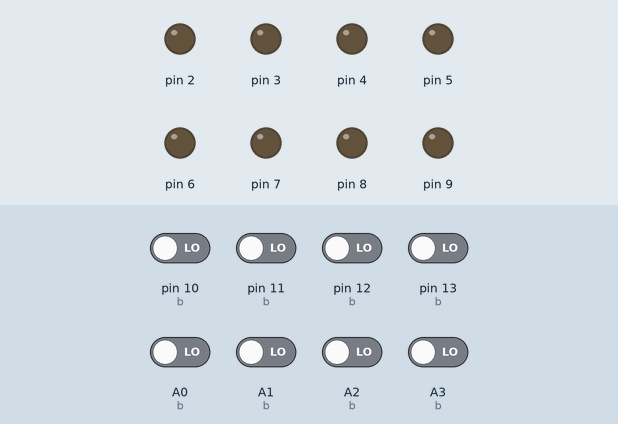
This sketch was run on a simulated Arduino Uno, built with avr-gcc and run on an emulated ATmega328P. Parts: output pins drawn as LEDs (lit = HIGH). The inputs (shaded band) are chosen by the test bench; at power-on: A0 (b), A1 (b), A2 (b), A3 (b), pin 10 (b), pin 11 (b), pin 12 (b), pin 13 (b) LOW.

Above: at 1.2 s.
1.3 s: pin 10 (b) driven HIGH
At 2.0 s:
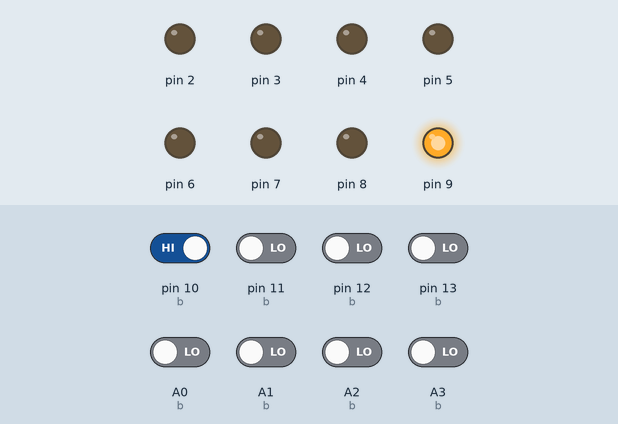
2.8 s: pin 11 (b) driven HIGH
At 3.9 s:
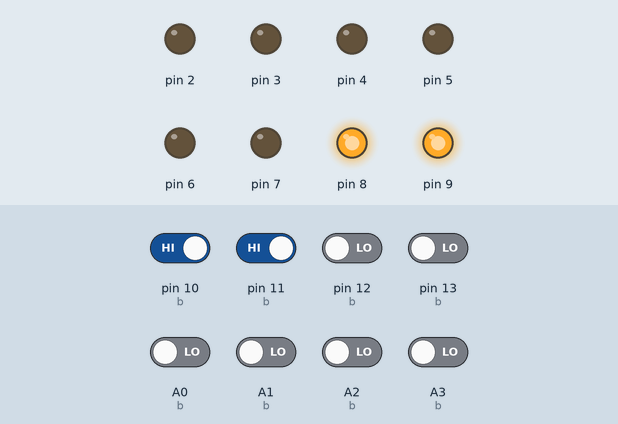
4.3 s: pin 12 (b) driven HIGH
At 5.2 s:
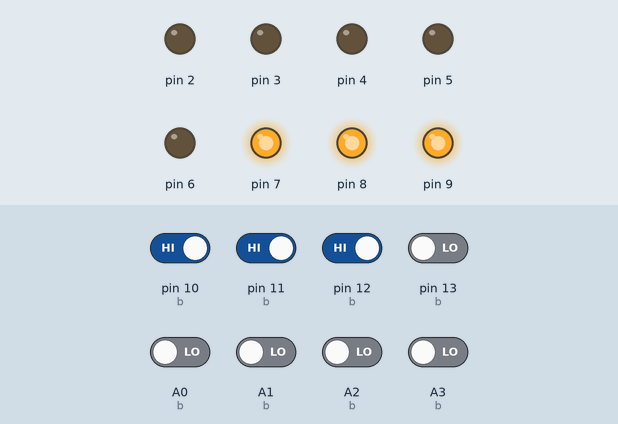
5.8 s: pin 13 (b) driven HIGH
At 6.4 s:
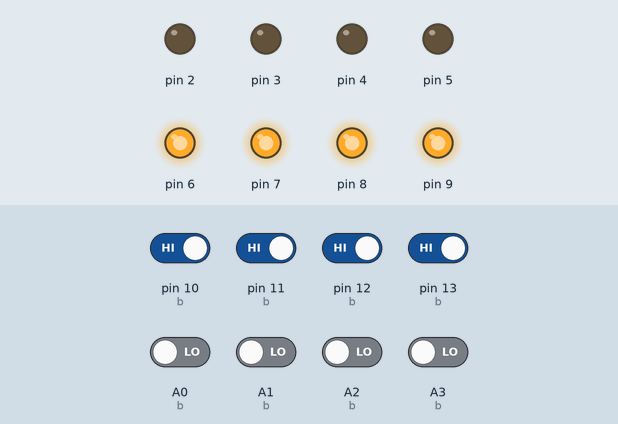
7.3 s: A0 (b) driven HIGH
At 7.7 s:
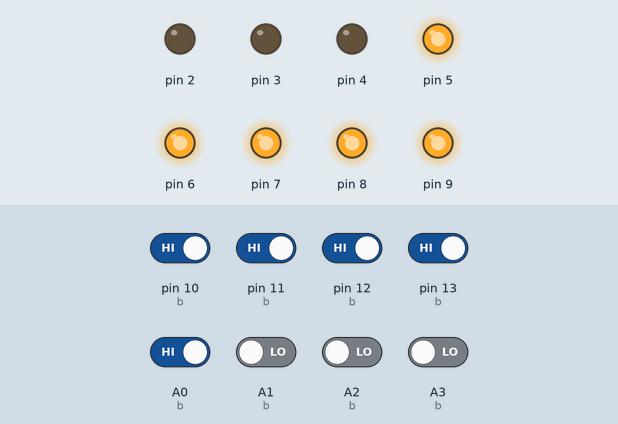
8.8 s: A1 (b) driven HIGH
At 9.6 s:
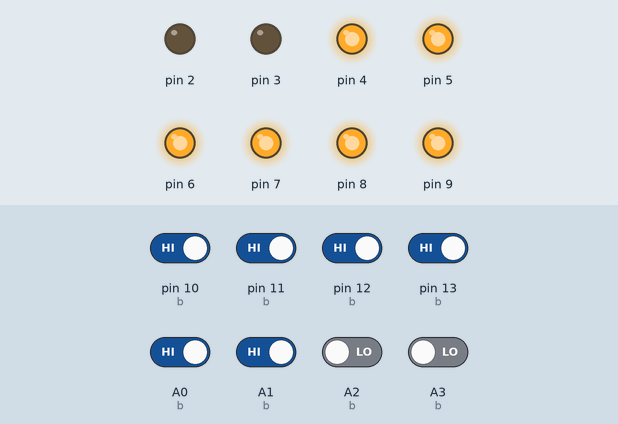
Timing chart, 0 to 11.3 s (numbered marks = the images above; inputs shaded):
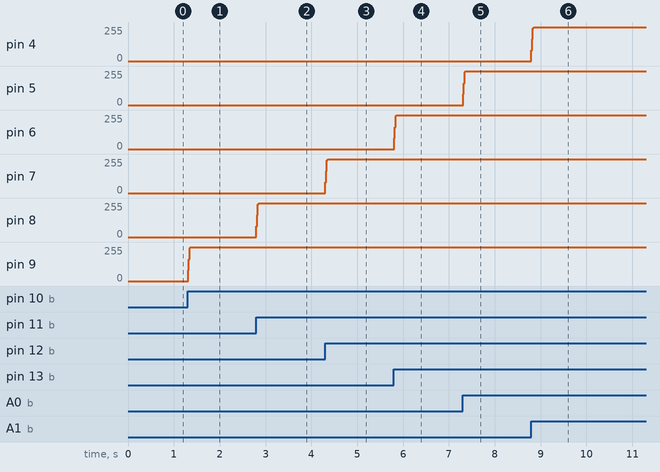

The sketch:

arcade-led.ino
```cpp
/*
  Arcade LED button effects
  Rodrigo Feliciano
  https://www.pakequis.com.br
  youtube.com/pakequis

*/

#include <SoftPWM.h>  //library: https://github.com/bhagman/SoftPWM

//LED OFF to ON time (ms)
#define FADE_IN   50
//LED ON to OFF time (ms)
#define FADE_OUT  1000
//Number of Buttons and LED Channels
#define N_CHANNELS  8

/******************************/
/* Arduino Uno R3             */
//Buttons pins:
//#define BT1  A0
//#define BT2  A1
//#define BT3  A2
//#define BT4  A3
//#define BT5  A4
//#define BT6  A5
//#define BT7  1
//#define BT8  2

//LED pins
//#define LED1  3
//#define LED2  4
//#define LED3  5
//#define LED4  6
//#define LED5  7
//#define LED6  8
//#define LED7  9
//#define LED8  10
/******************************/

/******************************/
/* Arduino Mini Pro           */
//Buttons pins:
#define BT1  A3
#define BT2  A2
#define BT3  A1
#define BT4  A0
#define BT5  13
#define BT6  12
#define BT7  11
#define BT8  10

//LED pins
#define LED1  2
#define LED2  3
#define LED3  4
#define LED4  5
#define LED5  6
#define LED6  7
#define LED7  8
#define LED8  9
/******************************/

int b[N_CHANNELS] = {BT1,BT2,BT3,BT4,BT5,BT6,BT7,BT8};
int LED[N_CHANNELS] = {LED1,LED2,LED3,LED4,LED5,LED6,LED7,LED8};
int i = 0;

void setup()
{
  SoftPWMBegin();

  for (i = 0; i < N_CHANNELS; i++)
  {
    SoftPWMSet(LED[i],0);
    SoftPWMSetFadeTime(LED[i], FADE_IN, FADE_OUT);
    pinMode(b[i],INPUT);
  }

  pinMode(0,INPUT);
}

void loop()
{
  for(i = 0; i < N_CHANNELS; i++)
  {
    if(!digitalRead(b[i]))
    {
      SoftPWMSet(LED[i], 0);
    }else
    {
      SoftPWMSet(LED[i], 255);
    }
  }
}
```

Measured:
- after the input at 1.3 s, pin 9: 0/255 → 255/255 at once
- after the input at 2.8 s, pin 8: 0/255 → 255/255 at once
- after the input at 4.3 s, pin 7: 0/255 → 255/255 at once
- after the input at 5.8 s, pin 6: 0/255 → 255/255 at once
- after the input at 7.3 s, pin 5: 0/255 → 255/255 at once
- after the input at 8.8 s, pin 4: 0/255 → 255/255 at once
